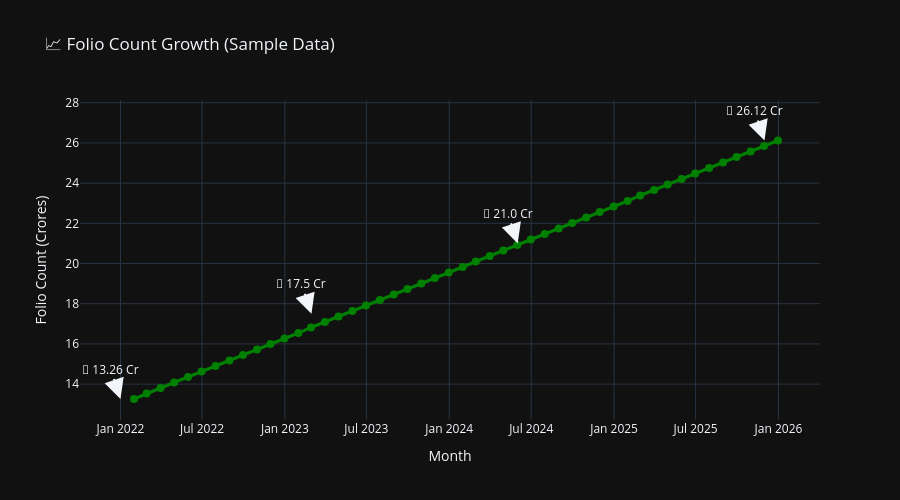

Source (notebook cell):
### Code cell
# =============================================
# TASK 7: Folio Count Growth
# =============================================

if has_transactions and len(trans_merged) > 0:
    if 'investor_id' in trans_merged.columns:
        folio_growth = trans_merged.copy()
        folio_growth['year_month'] = folio_growth['calendar_date'].dt.to_period('M')

        monthly_folio = folio_growth.groupby('year_month')['investor_id'].nunique().reset_index()
        monthly_folio['date'] = monthly_folio['year_month'].dt.to_timestamp()
        monthly_folio['folios_cr'] = monthly_folio['investor_id'].cumsum() / 100

        fig = go.Figure()
        fig.add_trace(go.Scatter(
            x=monthly_folio['date'],
            y=monthly_folio['folios_cr'],
            mode='lines+markers',
            name='Folio Count',
            line=dict(color='green', width=3),
            marker=dict(size=8)
        ))

        for milestone_date, milestone_value in [('2022-01-01', 13.26), ('2023-03-01', 17.50), ('2024-06-01', 21.00), ('2025-12-01', 26.12)]:
            fig.add_annotation(
                x=milestone_date,
                y=milestone_value,
                text=f'📌 {milestone_value:.2f} Cr',
                showarrow=True,
                arrowhead=2,
                arrowsize=2,
                arrowwidth=2
            )

        fig.update_layout(
            title='📈 Folio Count Growth',
            xaxis_title='Month',
            yaxis_title='Folio Count (Crores)',
            template='plotly_dark',
            height=500,
            hovermode='x unified'
        )

        save_plotly_fig(fig, 'folio_count_growth.png')
        fig.show()

        print('✅ Folio Count Growth complete!')
    else:
        print('⚠️ No investor_id column in transactions')
else:
    print('⚠️ Transaction data not available. Creating sample folio growth...')

    sample_dates = pd.date_range('2022-01-01', '2025-12-31', freq='M')
    sample_folios = np.linspace(13.26, 26.12, len(sample_dates))

    fig = go.Figure()
    fig.add_trace(go.Scatter(
        x=sample_dates,
        y=sample_folios,
        mode='lines+markers',
        name='Folio Count (Sample)',
        line=dict(color='green', width=3),
        marker=dict(size=8)
    ))

    for milestone_date, milestone_value in [('2022-01-01', 13.26), ('2023-03-01', 17.50), ('2024-06-01', 21.00), ('2025-12-01', 26.12)]:
        fig.add_annotation(
            x=milestone_date,
            y=milestone_value,
            text=f'📌 {milestone_value:.2f} Cr',
            showarrow=True,
            arrowhead=2,
            arrowsize=2,
            arrowwidth=2
        )

    fig.update_layout(
        title='📈 Folio Count Growth (Sample Data)',
        xaxis_title='Month',
        yaxis_title='Folio Count (Crores)',
        template='plotly_dark',
        height=500,
        hovermode='x unified'
    )

    save_plotly_fig(fig, 'folio_count_growth.png')
    fig.show()

    print('✅ Folio Count Growth complete (using sample data)!')

### Figure 1 — Plotly figure (JSON) as saved in the notebook; plotly's stock layout.template omitted (floating-point values rounded to 4 significant figures)
{"data": [{"line": {"color": "green", "width": 3}, "marker": {"size": 8}, "mode": "lines+markers", "name": "Folio Count (Sample)", "type": "scatter", "x": ["2022-01-31T00:00:00", "2022-02-28T00:00:00", "2022-03-31T00:00:00", "2022-04-30T00:00:00", "2022-05-31T00:00:00", "2022-06-30T00:00:00", "2022-07-31T00:00:00", "2022-08-31T00:00:00", "2022-09-30T00:00:00", "2022-10-31T00:00:00", "2022-11-30T00:00:00", "2022-12-31T00:00:00", "2023-01-31T00:00:00", "2023-02-28T00:00:00", "2023-03-31T00:00:00", "2023-04-30T00:00:00", "2023-05-31T00:00:00", "2023-06-30T00:00:00", "2023-07-31T00:00:00", "2023-08-31T00:00:00", "2023-09-30T00:00:00", "2023-10-31T00:00:00", "2023-11-30T00:00:00", "2023-12-31T00:00:00", "2024-01-31T00:00:00", "2024-02-29T00:00:00", "2024-03-31T00:00:00", "2024-04-30T00:00:00", "2024-05-31T00:00:00", "2024-06-30T00:00:00", "2024-07-31T00:00:00", "2024-08-31T00:00:00", "2024-09-30T00:00:00", "2024-10-31T00:00:00", "2024-11-30T00:00:00", "2024-12-31T00:00:00", "2025-01-31T00:00:00", "2025-02-28T00:00:00", "2025-03-31T00:00:00", "2025-04-30T00:00:00", "2025-05-31T00:00:00", "2025-06-30T00:00:00", "2025-07-31T00:00:00", "2025-08-31T00:00:00", "2025-09-30T00:00:00", "2025-10-31T00:00:00", "2025-11-30T00:00:00", "2025-12-31T00:00:00"], "y": [13.26, 13.53, 13.81, 14.08, 14.35, 14.63, 14.9, 15.18, 15.45, 15.72, 16.0, 16.27, 16.54, 16.82, 17.09, 17.36, 17.64, 17.91, 18.19, 18.46, 18.73, 19.01, 19.28, 19.55, 19.83, 20.1, 20.37, 20.65, 20.92, 21.19, 21.47, 21.74, 22.02, 22.29, 22.56, 22.84, 23.11, 23.38, 23.66, 23.93, 24.2, 24.48, 24.75, 25.03, 25.3, 25.57, 25.85, 26.12]}], "layout": {"annotations": [{"arrowhead": 2, "arrowsize": 2, "arrowwidth": 2, "showarrow": true, "text": "📌 13.26 Cr", "x": "2022-01", "y": 13.26}, {"arrowhead": 2, "arrowsize": 2, "arrowwidth": 2, "showarrow": true, "text": "📌 17.5 Cr", "x": "2023-03", "y": 17.5}, {"arrowhead": 2, "arrowsize": 2, "arrowwidth": 2, "showarrow": true, "text": "📌 21.0 Cr", "x": "2024-06", "y": 21}, {"arrowhead": 2, "arrowsize": 2, "arrowwidth": 2, "showarrow": true, "text": "📌 26.12 Cr", "x": "2025-12", "y": 26.12}], "height": 500, "hovermode": "x unified", "title": {"text": "📈 Folio Count Growth (Sample Data)"}, "xaxis": {"title": {"text": "Month"}}, "yaxis": {"title": {"text": "Folio Count (Crores)"}}}}
